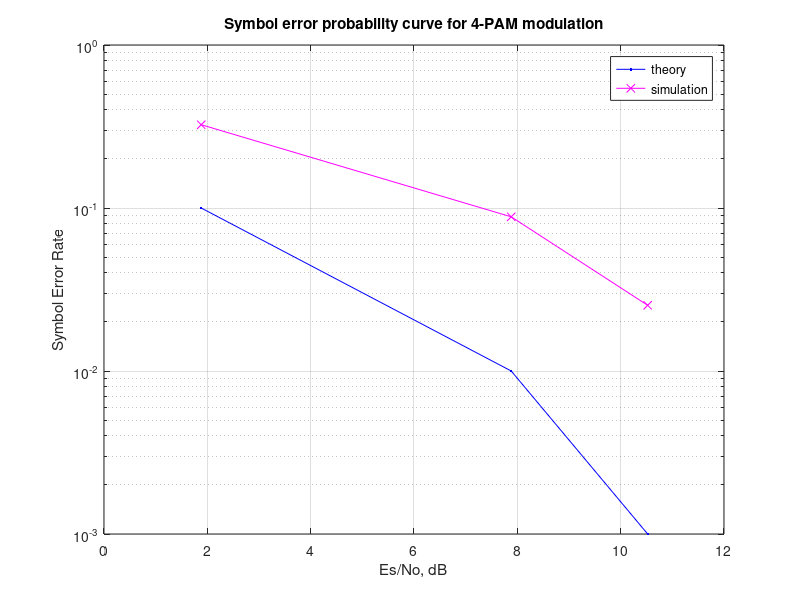

Recreate this plot in MATLAB.
out=0.1;
QPAM_x=zeros(3,1);
QPAM_y=zeros(3,1);
for i=1:3
    QPAM_F=qfuncinv(out/0.75)^2/0.8;
    QPAM_x(i)=10*log10(QPAM_F);
    QPAM_y(i)=out;
    out=out/10;
end
Eb_N0_dB=QPAM_x;
N = 10^5; % number of symbols
alpha4pam = [-3 -1 1 3]; % 4-PAM alphabets
ipHat = zeros(1,N);

for i = 1:length(Eb_N0_dB)
    ip = randsrc(1,N,alpha4pam);
    s = (1/sqrt(5))*ip; % normalization of energy to 1
    n = 1/sqrt(2)*[randn(1,N) + 1i*randn(1,N)]; % white guassian noise, 0dB variance
    y = s + 10^(-Eb_N0_dB(i)/20)*n; % additive white gaussian noise
    % demodulation
    r = real(y); % taking only the real part
    ipHat(find(r< -2/sqrt(5))) = -3;
    ipHat(find(r>= 2/sqrt(5))) = 3;
    ipHat(find(r>=-2/sqrt(5) & r<0)) = -1;
    ipHat(find(r>=0 & r<2/sqrt(5))) = 1;
    nErr(i) = size(find([ip- ipHat]),2); % couting the number of errors
end
simBer = nErr/N;
figure
semilogy(QPAM_x,QPAM_y,'b.-');
hold on
semilogy(QPAM_x,simBer,'mx-');
grid on
legend('theory', 'simulation');
xlabel('Es/No, dB')
ylabel('Symbol Error Rate')
title('Symbol error probability curve for 4-PAM modulation')